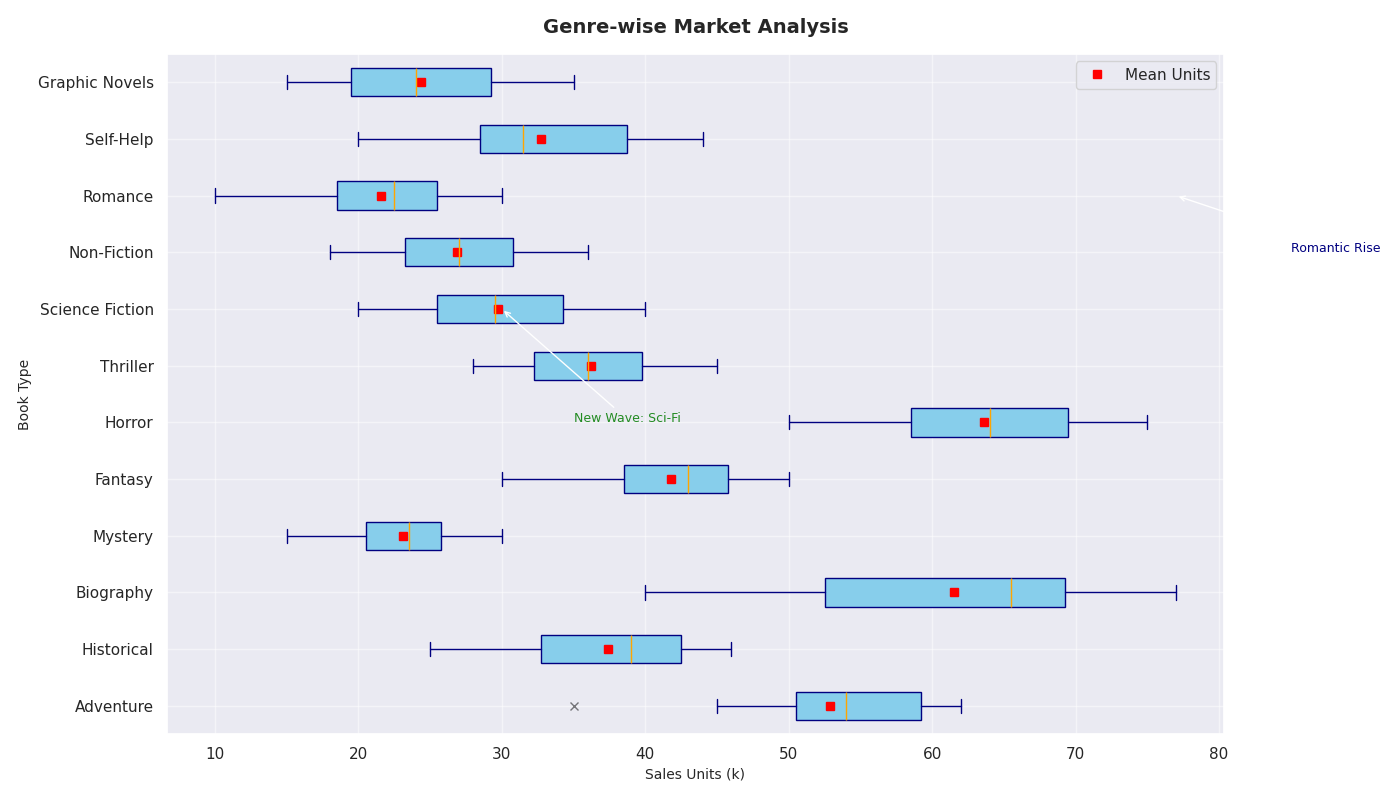

The script that drew this image:
import matplotlib.pyplot as plt
import numpy as np

genres = ['Adventure', 'Historical', 'Biography', 'Mystery', 'Fantasy',
          'Horror', 'Thriller', 'Science Fiction', 'Non-Fiction', 'Romance',
          'Self-Help', 'Graphic Novels']

sales_data = [
    [35, 45, 50, 60, 55, 52, 53, 57, 60, 62],
    [25, 30, 35, 32, 40, 38, 41, 43, 44, 46],
    [40, 45, 50, 60, 65, 67, 66, 70, 75, 77],
    [15, 18, 20, 25, 22, 23, 24, 26, 28, 30],
    [30, 35, 40, 38, 42, 44, 46, 45, 48, 50],
    [50, 55, 60, 58, 63, 65, 68, 70, 72, 75],
    [28, 32, 30, 33, 37, 35, 39, 40, 43, 45],
    [20, 22, 25, 27, 29, 30, 32, 35, 37, 40],
    [18, 20, 23, 24, 26, 28, 30, 31, 33, 36],
    [10, 15, 18, 20, 22, 23, 24, 26, 28, 30],
    [20, 25, 28, 30, 35, 33, 30, 40, 42, 44],
    [15, 17, 19, 21, 23, 25, 27, 30, 32, 35]
]

fig, ax = plt.subplots(figsize=(14, 8))

boxes = ax.boxplot(sales_data, patch_artist=True, notch=False, vert=False,
                   boxprops=dict(facecolor='skyblue', color='navy'),
                   capprops=dict(color='navy'),
                   whiskerprops=dict(color='navy'),
                   flierprops=dict(marker='x', color='lime', alpha=0.5),
                   medianprops=dict(color='orange'),
                   positions=range(1, len(genres) + 1))

ax.set_title('Genre-wise Market Analysis', fontsize=14, fontweight='bold', pad=15)
ax.set_xlabel('Sales Units (k)', fontsize=10)
ax.set_ylabel('Book Type', fontsize=10)

ax.set_yticks(range(1, len(genres) + 1))
ax.set_yticklabels(genres)

ax.annotate('Romantic Rise', xy=(77, 10), xytext=(85, 9),
            arrowprops=dict(facecolor='black', arrowstyle='->', lw=1), fontsize=9, color='navy')

ax.annotate('New Wave: Sci-Fi', xy=(30, 8), xytext=(35, 6),
            arrowprops=dict(facecolor='black', arrowstyle='->', lw=1), fontsize=9, color='forestgreen')

for patch in boxes['boxes']:
    patch.set_facecolor('skyblue')

ax.grid(True, linestyle='-', alpha=0.5)

means = [np.mean(sales) for sales in sales_data]
ax.plot(means, range(1, len(genres) + 1), 's', color='red', label='Mean Units')

ax.legend(loc='upper right')

plt.tight_layout()
plt.show()
